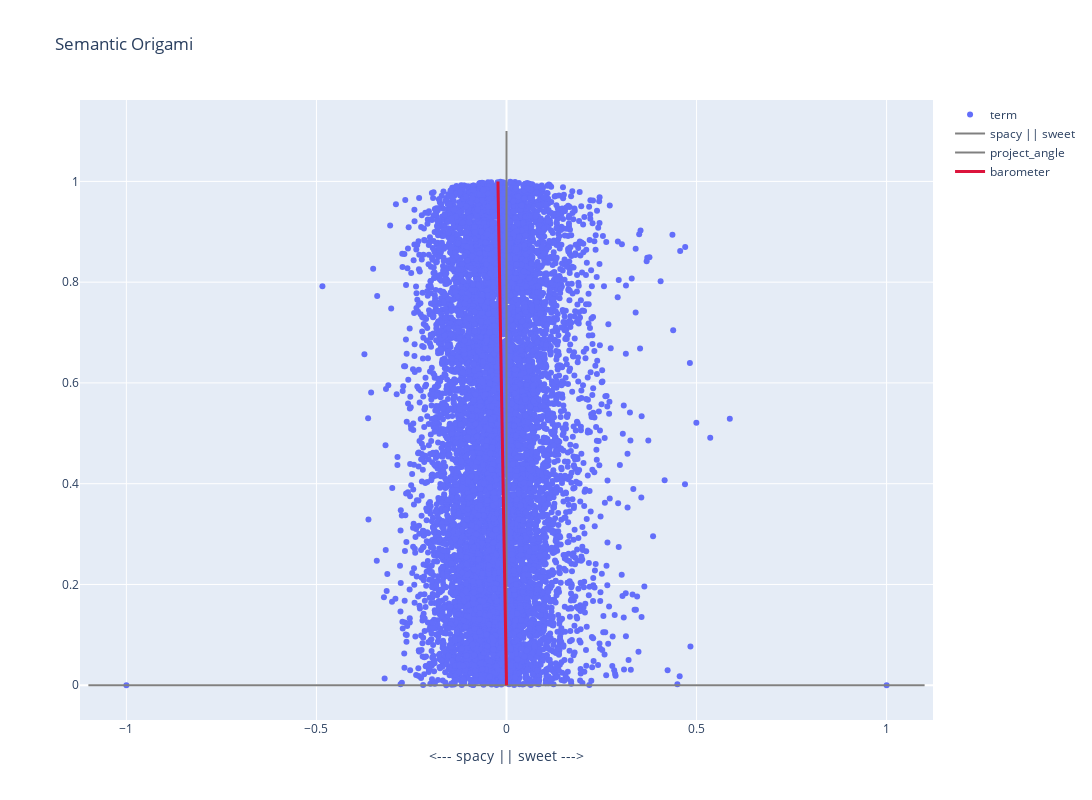

Here is the notebook cell this chart was saved with:
### Code cell
left_axis= ['humility', 
            'shyness',
            'abasement',
            'bashfulness',
           'demureness',
            'diffidence',
            'docility',
            'lowliness']

left_axis = ['sweet']


right_axis = ['arrogance', 
              'boldness',
            'confidence',
            'arrogance',
            'assertiveness',
            'egoism',
            'pretentiousness',
            'pride',
            'self-importance']

right_axis = ['spacy']

fig = bunka.origami_projection_unique(
                    left_axis= left_axis,
                    right_axis = right_axis,
                    height=800,
                    width=4000,
                    type="terms",
                    dispersion=True,
                    barometer=True,
                    explainer = True
    
                )
fig.show()

### Figure 1 — Plotly figure (JSON) as saved in the notebook; plotly's stock layout.template omitted (floating-point values rounded to 4 significant figures; data arrays with more than 128 entries replaced by an {"elided": "..."} marker saying what was removed)
{"data": [{"mode": "markers", "name": "term", "text": {"elided": "10002 str values"}, "type": "scatter", "x": {"elided": "10002 float values"}, "y": {"elided": "10002 float values"}}, {"line": {"color": "grey"}, "mode": "lines", "name": "spacy || sweet", "type": "scatter", "x": [-1.1, 1.1], "y": [0, 0]}, {"line": {"color": "grey"}, "mode": "lines", "name": "project_angle", "type": "scatter", "x": [0, 0], "y": [0, 1.1]}, {"line": {"color": "crimson", "width": 3}, "mode": "lines", "name": "barometer", "type": "scatter", "x": [0, -0.0225, null], "y": [0, 0.9997, null]}], "layout": {"height": 800, "title": {"text": "Semantic Origami"}, "width": 4000, "xaxis": {"autorange": true, "range": [-1.114, 1.114], "title": {"text": "<--- spacy || sweet --->"}, "type": "linear"}, "yaxis": {"autorange": true, "range": [-0.06897, 1.162], "type": "linear"}}}
